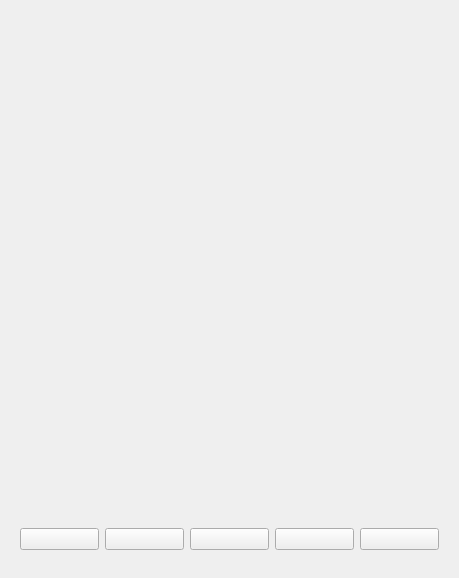
<?xml version="1.0" encoding="UTF-8"?>
<ui version="4.0">
 <class>MainMenuWidget</class>
 <widget class="QWidget" name="MainMenuWidget">
  <property name="geometry">
   <rect>
    <x>0</x>
    <y>0</y>
    <width>459</width>
    <height>578</height>
   </rect>
  </property>
  <property name="windowTitle">
   <string>Form</string>
  </property>
  <layout class="QGridLayout" name="gridLayout" rowstretch="9,1">
   <item row="0" column="0">
    <widget class="QWidget" name="widget" native="true">
     <layout class="QGridLayout" name="gridLayout_3"/>
    </widget>
   </item>
   <item row="1" column="0">
    <widget class="QWidget" name="widget_2" native="true">
     <layout class="QHBoxLayout" name="horizontalLayout">
      <item>
       <widget class="QPushButton" name="masterminds_button">
        <property name="text">
         <string/>
        </property>
       </widget>
      </item>
      <item>
       <widget class="QPushButton" name="purposes_button">
        <property name="text">
         <string/>
        </property>
       </widget>
      </item>
      <item>
       <widget class="QPushButton" name="progress_button">
        <property name="text">
         <string/>
        </property>
       </widget>
      </item>
      <item>
       <widget class="QPushButton" name="chat_button">
        <property name="text">
         <string/>
        </property>
       </widget>
      </item>
      <item>
       <widget class="QPushButton" name="theory_button">
        <property name="text">
         <string/>
        </property>
       </widget>
      </item>
     </layout>
    </widget>
   </item>
  </layout>
 </widget>
 <resources/>
 <connections/>
</ui>
